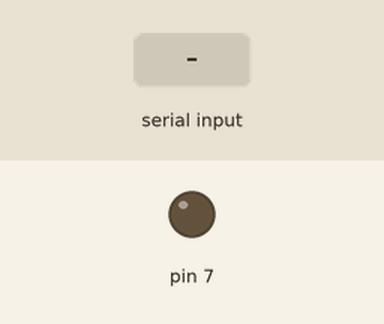
The sketch below on a simulated Arduino Uno, built with avr-gcc and run on an emulated ATmega328P. On the bench: output pins drawn as LEDs (lit = HIGH). The inputs (shaded band) are chosen by the test bench.

Above: at 1.2 s.
1.3 s: "A" received over Serial
At 2.6 s:
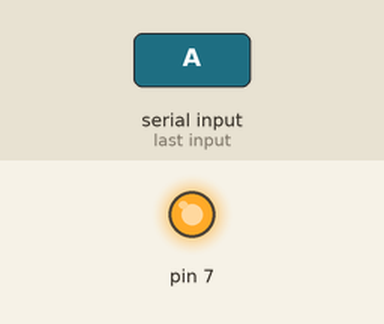
Timing chart, 0 to 7.8 s (numbered marks = the images above; inputs shaded):
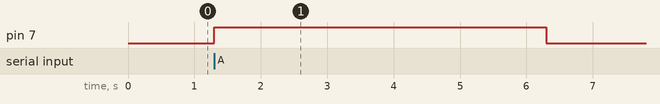

The sketch:

ALM.pde
```cpp
void setup() {
  Serial.begin(9600);
  pinMode(7, OUTPUT);
}

void loop() {
  if(Serial.available() >0) {
    byte incoming=Serial.read();
    if(incoming==65) {
      digitalWrite(7, HIGH);
      delay(5000);
      digitalWrite(7, LOW);
    }
  }
}
```

Measured:
- after the input at 1.3 s, pin 7: LOW → HIGH at once, → LOW 5.0 s later
